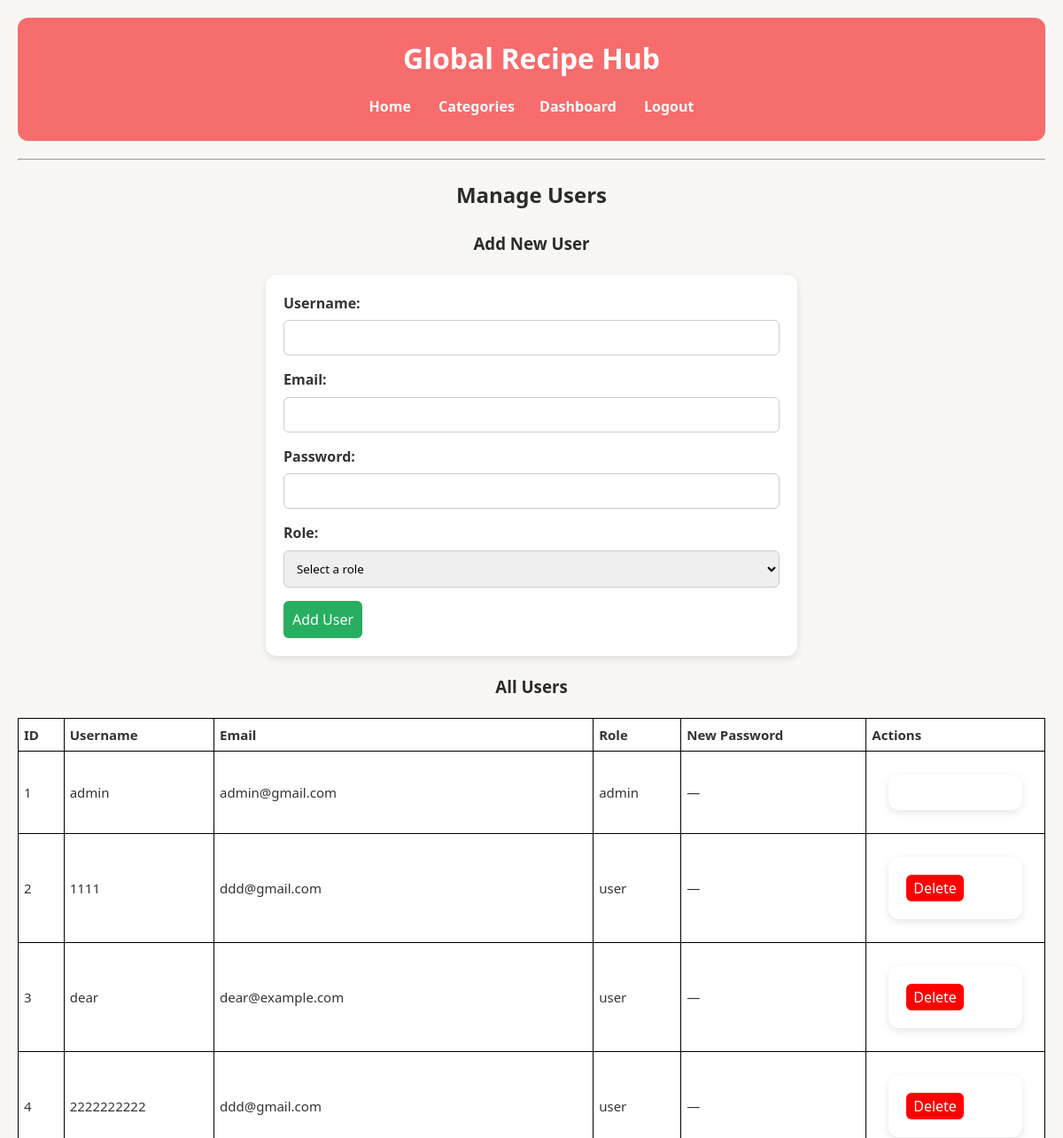
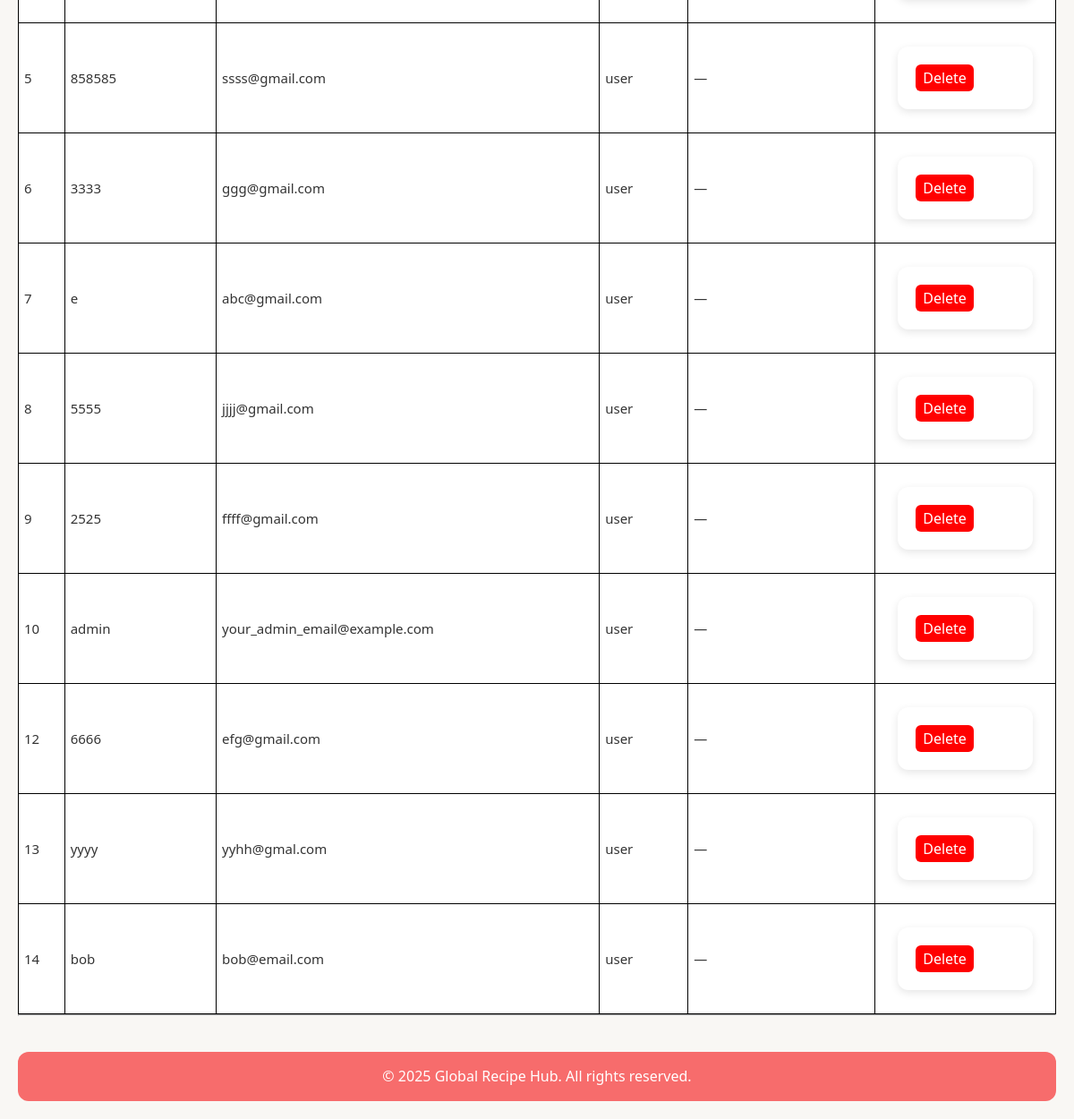
/users.php (signed in), run on the app's committed database (2 pictures, top to bottom).
### tables this page shows
CREATE TABLE `users` (
  `user_id` int(11) NOT NULL,
  `username` varchar(100) NOT NULL,
  `email` varchar(100) NOT NULL,
  `password` varchar(255) NOT NULL,
  `role` varchar(20) NOT NULL DEFAULT 'user'
);

### users.php (the view, shortened to what this page needs)
<?php
require 'header.php';
$db->setAttribute(PDO::ATTR_ERRMODE, PDO::ERRMODE_EXCEPTION);
$users = $db->query("SELECT * FROM users ORDER BY user_id ASC")->fetchAll(PDO::FETCH_ASSOC);
?>
<h2>Manage Users</h2>
<h3>Add New User</h3>
<form method="POST" class="form-block">
    <label>Username:</label>
    <input type="text" name="username" required>
    <label>Email:</label>
    <input type="email" name="email" required>
    <label>Password:</label>
    <input type="password" name="password" required>
    <label>Role:</label>
    <select name="role" required>
    <option value="" disabled selected>Select a role</option>
</select>
    <button type="submit" name="add_user">Add User</button>
</form>
<h3>All Users</h3>
<table class="styled-table">
    <thead>
        <tr>
            <th>ID</th>
            <th>Username</th>
            <th>Email</th>
            <th>Role</th>
            <th>New Password</th>
            <th>Actions</th>
        </tr>
    </thead>
    <tbody>
    <?php foreach ($users as $user): ?>
    <tr>
        <td><?= $user['user_id'] ?></td>
        <td><?= htmlspecialchars($user['username']) ?></td>
        <td><?= htmlspecialchars($user['email']) ?></td>
        <td><?= htmlspecialchars($user['role']) ?></td>
        <td>—</td>
        <td>
            <form method="POST" onsubmit="return confirm('Delete this user?');">
                <?php if ($user['user_id'] != $_SESSION['user_id']): ?>
                    <button type="submit" name="delete_user">Delete</button>
                <?php endif; ?>
            </form>
        </td>
    </tr>
    <?php endforeach; ?>
</tbody>
</table>
<?php include 'footer.php'; ?>

### main.css (style rules this page uses)
* { box-sizing: border-box; margin: 0; padding: 0; font-family: "Segoe UI", Tahoma, Geneva, Verdana, sans-serif; }
body { background-color: #f9f7f4; color: #333; line-height: 1.6; padding: 20px; }
h2, h3 { text-align: center; margin: 20px 0; color: #2b2b2b; }
form { background-color: #fff; padding: 20px; border-radius: 12px; width: 80%; max-width: 600px; margin: 20px auto; box-shadow: 0 3px 10px rgba(0,0,0,0.1); }
form label { font-weight: bold; margin-bottom: 6px; display: block; }
form input[type="text"], form input[type="email"], form input[type="password"], form select, form textarea { width: 100%; padding: 10px; border-radius: 6px; border: 1px solid #ccc; margin-bottom: 15px; }
form button { background-color: #27ae60; color: #fff; padding: 10px 10px; border: none; border-radius: 6px; cursor: pointer; font-size: 1rem; transition: 0.3s; }
.styled-table { width: 100%; border-collapse: collapse; margin-top: 20px; background: #fff; font-size: 15px; }
.styled-table th, .styled-table td { border: 1px solid #000; padding: 6px; text-align: left; }
.styled-table th { font-weight: bold; }
.styled-table button[name="delete_user"] { background-color: red; color: white; border: none; padding: 4px 8px; display: inline-block; }

### data on the page
users: user_id "1", username "admin", email "admin@gmail.com", role "admin"
users: user_id "2", username "1111", email "ddd@gmail.com", role "user", shows "Delete"
users: user_id "3", username "dear", email "dear@example.com", role "user", shows "Delete"
users: user_id "4", username "2222222222", email "ddd@gmail.com", role "user", shows "Delete"
users: user_id "5", username "858585", email "ssss@gmail.com", role "user", shows "Delete"
users: user_id "6", username "3333", email "ggg@gmail.com", role "user", shows "Delete"
users: user_id "7", username "e", email "abc@gmail.com", role "user", shows "Delete"
users: user_id "8", username "5555", email "jjjj@gmail.com", role "user", shows "Delete"
users: user_id "9", username "2525", email "ffff@gmail.com", role "user", shows "Delete"
users: user_id "10", username "admin", email "your_admin_email@example.com", role "user", shows "Delete"
users: user_id "12", username "6666", email "efg@gmail.com", role "user", shows "Delete"
users: user_id "13", username "yyyy", email "yyhh@gmal.com", role "user", shows "Delete"
users: user_id "14", username "bob", email "bob@email.com", role "user", shows "Delete"
